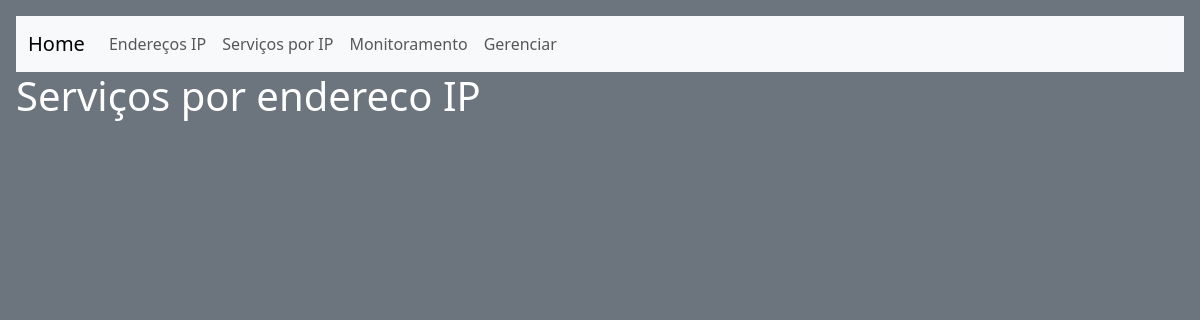
The app's page /servico/, older data.
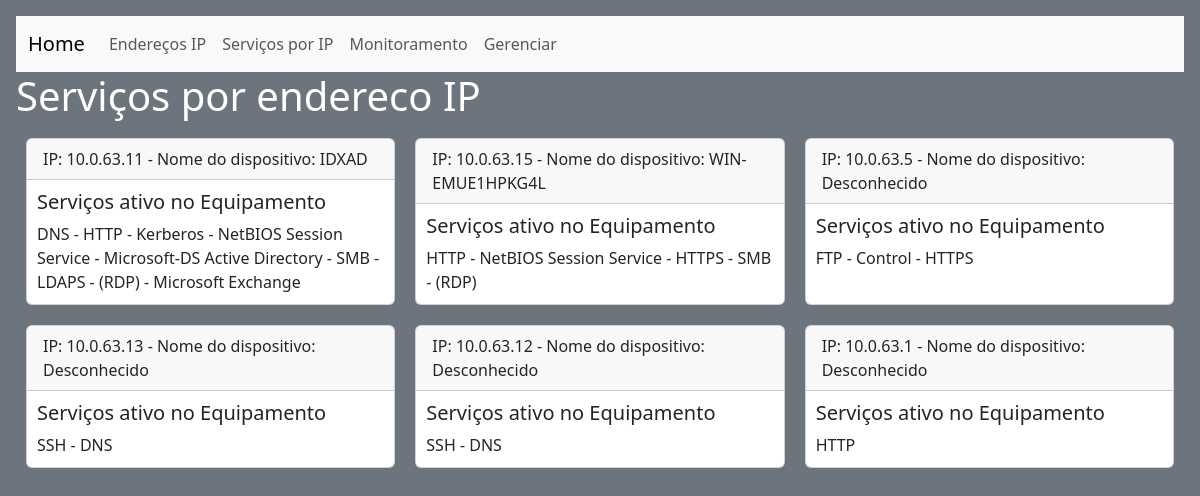
The same page, newer data.
### apptcc/models.py (models this page shows, shortened)
class Service(models.Model):
    dispositivo = models.ForeignKey(Dispositivo, on_delete=models.CASCADE, null=True, blank=True)
    lista_de_coisas = models.TextField(blank=True, null=True)

class Dispositivo(models.Model):
    choices = (('online','Online'),
               ('offline','Offline'))
    ip = models.CharField(max_length = 16)
    nome_do_dispositivo = models.CharField(max_length=100)
    status = models.CharField(max_length=50, choices=choices)
    def __str__(self):
        return f"IP: {self.ip} - Nome do dispositivo: {self.nome_do_dispositivo}"

### apptcc/views.py (the view)
# urls.py: path('servico/',views.servico,name='servico'),
def servico(request):
    service = Service.objects.all()
    return render(request,'servicos.html', {
        'service' : service
    })

### apptcc/templates/servicos.html (shortened to what this page needs)
{% extends 'base.html'%}
{% block conteudo %}
<h1>Serviços por endereco IP</h1>
<div class="card-container">
{% for services in service %}
    <div class="card" style="margin-top: 10px;">
        <div class="card-header">
            {{ services.dispositivo }}
        </div>
        <div class="card-body">
            <h5 class="card-title">Serviços ativo no Equipamento</h5>
            <p class="card-text">{{ services.lista_de_coisas }}</p>
        </div>
</div>
{% endfor %}
</div>
{% endblock %}

### apptcc/templates/base.html (shortened to what this page needs)
<!doctype html>
<html lang="en">
  <head>
    <link href="https://cdn.jsdelivr.net/npm/bootstrap@5.3.3/dist/css/bootstrap.min.css" rel="stylesheet">
  </head>
  <body class="p-3 mb-2 bg-secondary text-white">
        <nav class="navbar navbar-expand-lg bg-body-tertiary">
            <div class="container-fluid">
              <a class="navbar-brand" href="/">Home</a>
              <div class="collapse navbar-collapse" id="navbarNavAltMarkup">
                <div class="navbar-nav">
                  <a class="nav-link" href="/documentacao">Endereços IP</a>
                  <a class="nav-link" href="/servico">Serviços por IP</a>
                  <a class="nav-link" href="/monitoramento">Monitoramento</a>
                  <a class="nav-link" href="/admin">Gerenciar</a>
                </div>
              </div>
            </div>
          </nav>
          {% block conteudo %}
          {% endblock%}
  </body>
</html>

### apptcc/templates/servicos.html (style rules this page uses)
.card-container { display: flex; flex-wrap: wrap; justify-content: center; }
.card { flex: 1 1 300px; display: flex; margin: 10px; width: 600px; height: 0 auto; }
.card-body { flex-wrap: wrap; justify-content: center; padding: 5px; margin: 5px; }

Row changes from the older to the newer data that the page shows:
added Service: dispositivo "IP: 10.0.63.11 - Nome do dispositivo: IDXAD", lista_de_coisas "DNS - HTTP - Kerberos - NetBIOS Session Service - Microsoft-DS Active Directory - SMB - LDAPS - (RDP) - Microsoft Exchange"
added Service: dispositivo "IP: 10.0.63.15 - Nome do dispositivo: WIN-EMUE1HPKG4L", lista_de_coisas "HTTP - NetBIOS Session Service - HTTPS - SMB - (RDP)"
added Service: dispositivo "IP: 10.0.63.5 - Nome do dispositivo: Desconhecido", lista_de_coisas "FTP - Control - HTTPS"
added Service: dispositivo "IP: 10.0.63.13 - Nome do dispositivo: Desconhecido", lista_de_coisas "SSH - DNS"
added Service: dispositivo "IP: 10.0.63.12 - Nome do dispositivo: Desconhecido", lista_de_coisas "SSH - DNS"
added Service: dispositivo "IP: 10.0.63.1 - Nome do dispositivo: Desconhecido", lista_de_coisas "HTTP"
